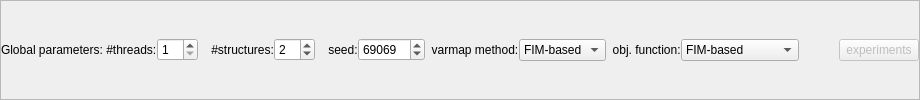
    <widget class="QFrame" name="frame_2">
     <property name="frameShape">
      <enum>QFrame::StyledPanel</enum>
     </property>
     <property name="frameShadow">
      <enum>QFrame::Raised</enum>
     </property>
     <layout class="QHBoxLayout" name="horizontalLayout_4">
      <property name="spacing">
       <number>0</number>
      </property>
      <property name="leftMargin">
       <number>0</number>
      </property>
      <property name="topMargin">
       <number>0</number>
      </property>
      <property name="rightMargin">
       <number>0</number>
      </property>
      <property name="bottomMargin">
       <number>0</number>
      </property>
      <item>
       <widget class="QLabel" name="label_6">
        <property name="text">
         <string>Global parameters: #threads:</string>
        </property>
       </widget>
      </item>
      <item>
       <widget class="QSpinBox" name="spinNumberOfThreads">
        <property name="minimum">
         <number>1</number>
        </property>
        <property name="value">
         <number>1</number>
        </property>
       </widget>
      </item>
      <item>
       <widget class="QLabel" name="label_7">
        <property name="text">
         <string>    #structures:</string>
        </property>
       </widget>
      </item>
      <item>
       <widget class="QSpinBox" name="spinNumberOfVariogramStructures">
        <property name="minimum">
         <number>1</number>
        </property>
        <property name="maximum">
         <number>20</number>
        </property>
        <property name="value">
         <number>2</number>
        </property>
       </widget>
      </item>
      <item>
       <widget class="QLabel" name="label_8">
        <property name="text">
         <string>    seed:</string>
        </property>
       </widget>
      </item>
      <item>
       <widget class="QSpinBox" name="spinSeed">
        <property name="minimum">
         <number>13</number>
        </property>
        <property name="maximum">
         <number>999999999</number>
        </property>
        <property name="singleStep">
         <number>13</number>
        </property>
        <property name="value">
         <number>69069</number>
        </property>
       </widget>
      </item>
      <item>
       <widget class="QLabel" name="label_35">
        <property name="text">
         <string>  varmap method:</string>
        </property>
       </widget>
      </item>
      <item>
       <widget class="QComboBox" name="cmbVarmapMethod">
        <item>
         <property name="text">
          <string>FIM-based</string>
         </property>
        </item>
        <item>
         <property name="text">
          <string>Spectral</string>
         </property>
        </item>
       </widget>
      </item>
      <item>
       <widget class="QLabel" name="label_36">
        <property name="text">
         <string>  obj. function:</string>
        </property>
       </widget>
      </item>
      <item>
       <widget class="QComboBox" name="cmbObjectiveFunction">
        <item>
         <property name="text">
          <string>FIM-based</string>
         </property>
        </item>
        <item>
         <property name="text">
          <string>VARMAP-based</string>
         </property>
        </item>
       </widget>
      </item>
      <item>
       <spacer name="horizontalSpacer_2">
        <property name="orientation">
         <enum>Qt::Horizontal</enum>
        </property>
        <property name="sizeHint" stdset="0">
         <size>
          <width>40</width>
          <height>20</height>
         </size>
        </property>
       </spacer>
      </item>
      <item>
       <widget class="QPushButton" name="btnRunExperiments">
        <property name="enabled">
         <bool>false</bool>
        </property>
        <property name="text">
         <string>experiments</string>
        </property>
       </widget>
      </item>
     </layout>
    </widget>
